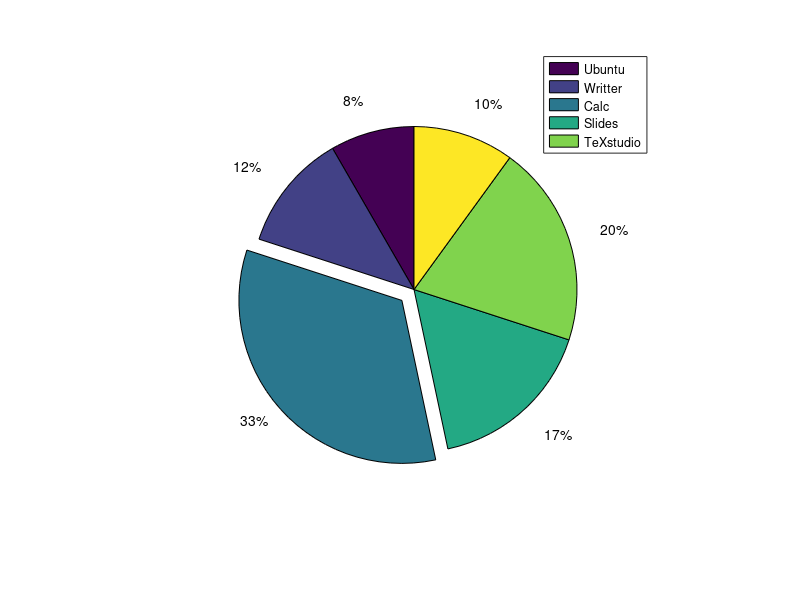

Recreate this plot in MATLAB.
alumnos = [50 70 200 100 120 60];
ex = alumnos==max(alumnos)
pie(alumnos, ex);
legend('Ubuntu', 'Writter', 'Calc', 'Slides', 'TeXstudio') % Autocad